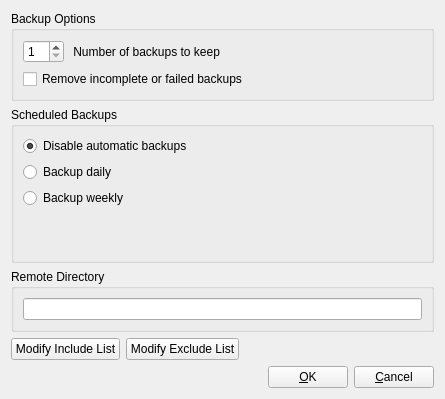
<?xml version="1.0" encoding="UTF-8"?>
<ui version="4.0">
 <class>pSettings</class>
 <widget class="QWidget" name="pSettings">
  <property name="geometry">
   <rect>
    <x>0</x>
    <y>0</y>
    <width>445</width>
    <height>399</height>
   </rect>
  </property>
  <property name="windowTitle">
   <string>Life-Preserver Settings</string>
  </property>
  <property name="windowIcon">
   <iconset resource="lPreserve.qrc">
    <normaloff>:/images/images/lifepreserver.png</normaloff>:/images/images/lifepreserver.png</iconset>
  </property>
  <layout class="QGridLayout" name="gridLayout_4">
   <item row="0" column="0">
    <widget class="QGroupBox" name="groupOptions">
     <property name="title">
      <string>Backup Options</string>
     </property>
     <layout class="QGridLayout" name="gridLayout">
      <item row="0" column="0">
       <layout class="QHBoxLayout" name="horizontalLayout_2">
        <item>
         <widget class="QSpinBox" name="spinNumBackups">
          <property name="minimum">
           <number>1</number>
          </property>
         </widget>
        </item>
        <item>
         <widget class="QLabel" name="label">
          <property name="sizePolicy">
           <sizepolicy hsizetype="MinimumExpanding" vsizetype="Preferred">
            <horstretch>0</horstretch>
            <verstretch>0</verstretch>
           </sizepolicy>
          </property>
          <property name="text">
           <string> Number of backups to keep</string>
          </property>
         </widget>
        </item>
       </layout>
      </item>
      <item row="1" column="0">
       <widget class="QCheckBox" name="checkCleanupFailed">
        <property name="text">
         <string>Remove incomplete or failed backups</string>
        </property>
       </widget>
      </item>
     </layout>
    </widget>
   </item>
   <item row="1" column="0">
    <widget class="QGroupBox" name="groupSchedule">
     <property name="title">
      <string>Scheduled Backups</string>
     </property>
     <layout class="QGridLayout" name="gridLayout_2">
      <item row="0" column="0">
       <layout class="QGridLayout" name="gridLayout_6">
        <item row="0" column="0">
         <layout class="QHBoxLayout" name="horizontalLayout_10">
          <item>
           <widget class="QRadioButton" name="radioDisable">
            <property name="sizePolicy">
             <sizepolicy hsizetype="MinimumExpanding" vsizetype="Fixed">
              <horstretch>0</horstretch>
              <verstretch>0</verstretch>
             </sizepolicy>
            </property>
            <property name="text">
             <string>Disable automatic backups</string>
            </property>
            <property name="checked">
             <bool>true</bool>
            </property>
           </widget>
          </item>
          <item>
           <spacer name="horizontalSpacer_6">
            <property name="orientation">
             <enum>Qt::Horizontal</enum>
            </property>
            <property name="sizeHint" stdset="0">
             <size>
              <width>40</width>
              <height>20</height>
             </size>
            </property>
           </spacer>
          </item>
         </layout>
        </item>
        <item row="1" column="0">
         <layout class="QHBoxLayout" name="horizontalLayout_11">
          <item>
           <widget class="QRadioButton" name="radioDaily">
            <property name="sizePolicy">
             <sizepolicy hsizetype="MinimumExpanding" vsizetype="Fixed">
              <horstretch>0</horstretch>
              <verstretch>0</verstretch>
             </sizepolicy>
            </property>
            <property name="text">
             <string>Backup daily</string>
            </property>
           </widget>
          </item>
          <item>
           <spacer name="horizontalSpacer_5">
            <property name="orientation">
             <enum>Qt::Horizontal</enum>
            </property>
            <property name="sizeHint" stdset="0">
             <size>
              <width>40</width>
              <height>20</height>
             </size>
            </property>
           </spacer>
          </item>
         </layout>
        </item>
        <item row="2" column="0">
         <layout class="QHBoxLayout" name="horizontalLayout_12">
          <item>
           <widget class="QRadioButton" name="radioWeekly">
            <property name="sizePolicy">
             <sizepolicy hsizetype="MinimumExpanding" vsizetype="Fixed">
              <horstretch>0</horstretch>
              <verstretch>0</verstretch>
             </sizepolicy>
            </property>
            <property name="text">
             <string>Backup weekly</string>
            </property>
           </widget>
          </item>
          <item>
           <spacer name="horizontalSpacer_7">
            <property name="orientation">
             <enum>Qt::Horizontal</enum>
            </property>
            <property name="sizeType">
             <enum>QSizePolicy::Preferred</enum>
            </property>
            <property name="sizeHint" stdset="0">
             <size>
              <width>17</width>
              <height>20</height>
             </size>
            </property>
           </spacer>
          </item>
         </layout>
        </item>
       </layout>
      </item>
      <item row="1" column="0">
       <spacer name="verticalSpacer_3">
        <property name="orientation">
         <enum>Qt::Vertical</enum>
        </property>
        <property name="sizeHint" stdset="0">
         <size>
          <width>48</width>
          <height>74</height>
         </size>
        </property>
       </spacer>
      </item>
     </layout>
    </widget>
   </item>
   <item row="2" column="0">
    <widget class="QGroupBox" name="groupBox">
     <property name="title">
      <string>Remote Directory</string>
     </property>
     <layout class="QGridLayout" name="gridLayout_3">
      <item row="0" column="0">
       <widget class="QLineEdit" name="lineRemoteDir"/>
      </item>
     </layout>
    </widget>
   </item>
   <item row="3" column="0">
    <spacer name="verticalSpacer_2">
     <property name="orientation">
      <enum>Qt::Vertical</enum>
     </property>
     <property name="sizeHint" stdset="0">
      <size>
       <width>418</width>
       <height>13</height>
      </size>
     </property>
    </spacer>
   </item>
   <item row="4" column="0">
    <layout class="QHBoxLayout" name="horizontalLayout_3">
     <item>
      <widget class="QPushButton" name="pushIncludeList">
       <property name="text">
        <string>Modify Include List</string>
       </property>
      </widget>
     </item>
     <item>
      <widget class="QPushButton" name="pushExcludeList">
       <property name="text">
        <string>Modify Exclude List</string>
       </property>
      </widget>
     </item>
     <item>
      <spacer name="horizontalSpacer_2">
       <property name="orientation">
        <enum>Qt::Horizontal</enum>
       </property>
       <property name="sizeHint" stdset="0">
        <size>
         <width>40</width>
         <height>20</height>
        </size>
       </property>
      </spacer>
     </item>
    </layout>
   </item>
   <item row="5" column="0">
    <spacer name="verticalSpacer">
     <property name="orientation">
      <enum>Qt::Vertical</enum>
     </property>
     <property name="sizeHint" stdset="0">
      <size>
       <width>418</width>
       <height>13</height>
      </size>
     </property>
    </spacer>
   </item>
   <item row="6" column="0">
    <layout class="QHBoxLayout" name="horizontalLayout">
     <item>
      <spacer name="horizontalSpacer">
       <property name="orientation">
        <enum>Qt::Horizontal</enum>
       </property>
       <property name="sizeHint" stdset="0">
        <size>
         <width>40</width>
         <height>20</height>
        </size>
       </property>
      </spacer>
     </item>
     <item>
      <widget class="QPushButton" name="pushOK">
       <property name="text">
        <string>&amp;OK</string>
       </property>
       <property name="icon">
        <iconset resource="lPreserve.qrc">
         <normaloff>:/images/images/configure.png</normaloff>:/images/images/configure.png</iconset>
       </property>
      </widget>
     </item>
     <item>
      <widget class="QPushButton" name="pushCancel">
       <property name="text">
        <string>&amp;Cancel</string>
       </property>
       <property name="icon">
        <iconset resource="lPreserve.qrc">
         <normaloff>:/images/images/application-exit.png</normaloff>:/images/images/application-exit.png</iconset>
       </property>
      </widget>
     </item>
    </layout>
   </item>
  </layout>
 </widget>
 <resources>
  <include location="lPreserve.qrc"/>
 </resources>
 <connections/>
</ui>
